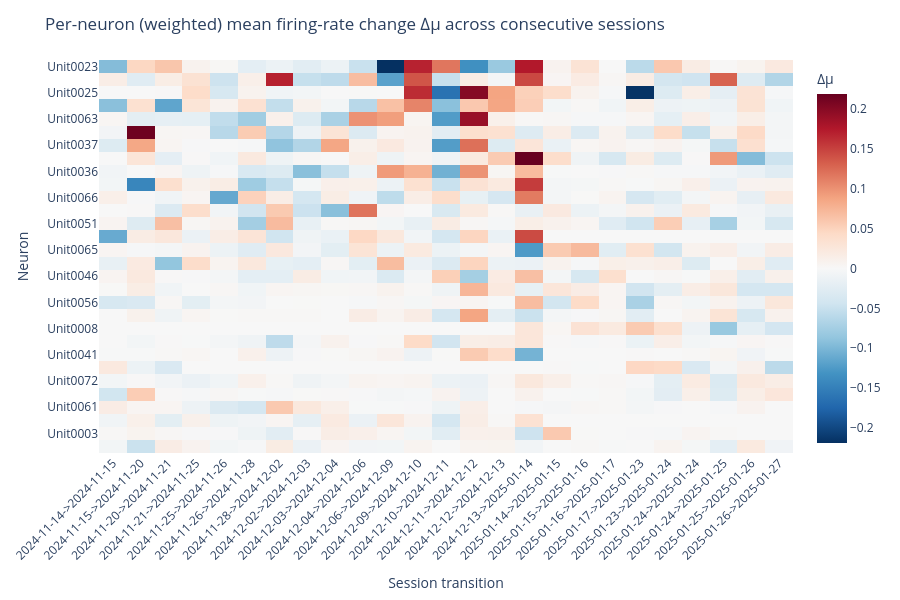

Notebook source saved alongside this figure:
### Code cell
# Weighted version: per-neuron weighted change w_i * Δmu_i across consecutive sessions
weighted_by_unit_transition = transition_unit_df.pivot(index="unit", columns="transition", values="w*dmu")

top_n_units_w = min(30, weighted_by_unit_transition.shape[0])
units_rank_w = weighted_by_unit_transition.abs().mean(axis=1).sort_values(ascending=False)
top_units_w = units_rank_w.head(top_n_units_w).index
weighted_heatmap_data = weighted_by_unit_transition.loc[top_units_w].fillna(0.0)

vmax_w = np.nanmax(np.abs(weighted_heatmap_data.to_numpy()))
if vmax_w == 0:
    vmax_w = 1.0

transition_sep = "->"

x_transition_labels_w = [
    f"{str(c).split(transition_sep)[0].split('_')[0]}{transition_sep}{str(c).split(transition_sep)[1].split('_')[0]}"
    for c in weighted_heatmap_data.columns
]

fig_w = px.imshow(
    weighted_heatmap_data.to_numpy(),
    x=x_transition_labels_w,
    y=weighted_heatmap_data.index,
    color_continuous_scale="RdBu_r",
    zmin=-vmax_w,
    zmax=vmax_w,
    aspect="auto",
    labels={"x": "Session transition", "y": "Neuron", "color": "∆µ "},
)

fig_w.update_layout(
    title="Per-neuron (weighted) mean firing-rate change ∆µ across consecutive sessions",
    #width=max(800, int(120 * weighted_heatmap_data.shape[1])),
    height=max(600, int(15 * weighted_heatmap_data.shape[0])),
)
fig_w.update_xaxes(tickangle=-45, side="bottom")
fig_w.show()

### Figure 1 — Plotly figure (JSON) as saved in the notebook; plotly's stock layout.template omitted (floating-point values rounded to 4 significant figures; data arrays with more than 128 entries replaced by an {"elided": "..."} marker saying what was removed)
{"data": [{"coloraxis": "coloraxis", "hovertemplate": "Session transition: %{x}<br>Neuron: %{y}<br>∆µ : %{z}<extra></extra>", "name": "0", "type": "heatmap", "x": ["2024-11-14->2024-11-15", "2024-11-15->2024-11-20", "2024-11-20->2024-11-21", "2024-11-21->2024-11-25", "2024-11-25->2024-11-26", "2024-11-26->2024-11-28", "2024-11-28->2024-12-02", "2024-12-02->2024-12-03", "2024-12-03->2024-12-04", "2024-12-04->2024-12-06", "2024-12-06->2024-12-09", "2024-12-09->2024-12-10", "2024-12-10->2024-12-11", "2024-12-11->2024-12-12", "2024-12-12->2024-12-13", "2024-12-13->2025-01-14", "2025-01-14->2025-01-15", "2025-01-15->2025-01-16", "2025-01-16->2025-01-17", "2025-01-17->2025-01-23", "2025-01-23->2025-01-24", "2025-01-24->2025-01-24", "2025-01-24->2025-01-25", "2025-01-25->2025-01-26", "2025-01-26->2025-01-27"], "xaxis": "x", "y": ["Unit0023", "Unit0024", "Unit0025", "Unit0069", "Unit0063", "Unit0015", "Unit0037", "Unit0049", "Unit0036", "Unit0016", "Unit0066", "Unit0022", "Unit0051", "Unit0012", "Unit0065", "Unit0033", "Unit0046", "Unit0075", "Unit0056", "Unit0070", "Unit0008", "Unit0032", "Unit0041", "Unit0034", "Unit0072", "Unit0073", "Unit0061", "Unit0054", "Unit0003", "Unit0002"], "yaxis": "y", "z": {"elided": "30x25 float values"}}], "layout": {"coloraxis": {"cmax": 0.2192, "cmin": -0.2192, "colorbar": {"title": {"text": "∆µ "}}, "colorscale": [[0, "rgb(5,48,97)"], [0.1, "rgb(33,102,172)"], [0.2, "rgb(67,147,195)"], [0.3, "rgb(146,197,222)"], [0.4, "rgb(209,229,240)"], [0.5, "rgb(247,247,247)"], [0.6, "rgb(253,219,199)"], [0.7, "rgb(244,165,130)"], [0.8, "rgb(214,96,77)"], [0.9, "rgb(178,24,43)"], [1, "rgb(103,0,31)"]]}, "height": 600, "margin": {"t": 60}, "title": {"text": "Per-neuron (weighted) mean firing-rate change ∆µ across consecutive sessions"}, "xaxis": {"anchor": "y", "domain": [0, 1], "side": "bottom", "tickangle": -45, "title": {"text": "Session transition"}}, "yaxis": {"anchor": "x", "autorange": "reversed", "domain": [0, 1], "title": {"text": "Neuron"}}}}
